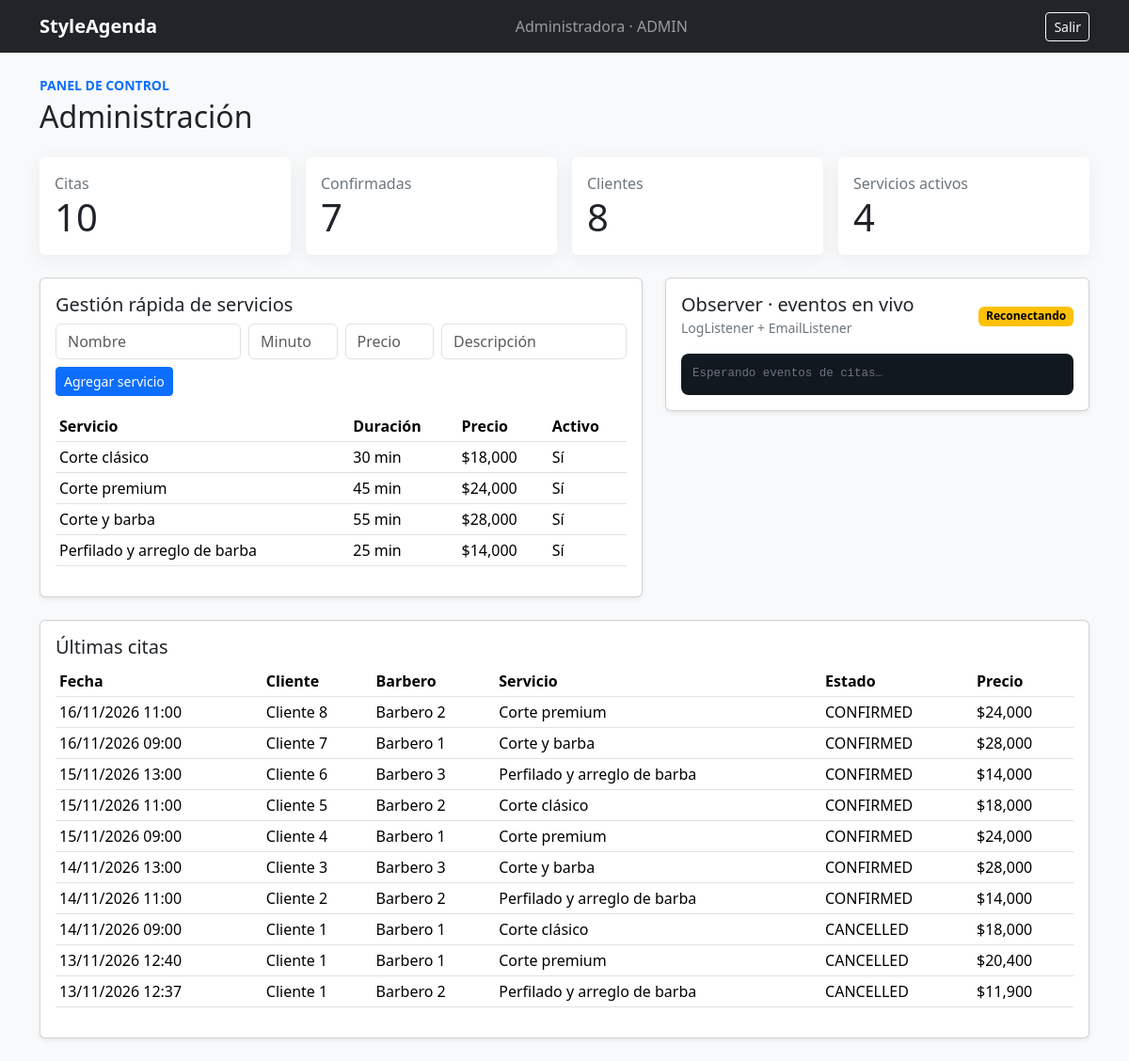
Page /admin/ (signed in) on the committed database.
### app/infrastructure/orm/user_model.py (models this page shows)
class UserModel(Base):
    __tablename__ = "users"
    id: Mapped[int] = mapped_column(primary_key=True)
    name: Mapped[str] = mapped_column(String(120), nullable=False)
    email: Mapped[str] = mapped_column(String(255), unique=True, index=True, nullable=False)
    password_hash: Mapped[str] = mapped_column(String(255), nullable=False)
    role: Mapped[UserRole] = mapped_column(SAEnum(UserRole, native_enum=False), nullable=False)

### app/infrastructure/orm/service_model.py (models this page shows)
class ServiceModel(Base):
    __tablename__ = "services"
    id: Mapped[int] = mapped_column(primary_key=True)
    name: Mapped[str] = mapped_column(String(80), unique=True, nullable=False)
    description: Mapped[str] = mapped_column(String(500), default="", nullable=False)
    duration_minutes: Mapped[int] = mapped_column(Integer, nullable=False)
    base_price: Mapped[float] = mapped_column(Numeric(10, 2), nullable=False)
    active: Mapped[bool] = mapped_column(Boolean, default=True, nullable=False)

### app/infrastructure/orm/appointment_model.py (models this page shows)
class AppointmentModel(Base):
    __tablename__ = "appointments"
    id: Mapped[int] = mapped_column(primary_key=True)
    client_id: Mapped[int] = mapped_column(ForeignKey("users.id"), index=True, nullable=False)
    barber_id: Mapped[int] = mapped_column(ForeignKey("users.id"), index=True, nullable=False)
    service_id: Mapped[int] = mapped_column(ForeignKey("services.id"), nullable=False)
    start_at: Mapped[datetime] = mapped_column(DateTime(timezone=True), index=True, nullable=False)
    end_at: Mapped[datetime] = mapped_column(DateTime(timezone=True), nullable=False)
    price: Mapped[float] = mapped_column(Numeric(10, 2), nullable=False)
    status: Mapped[AppointmentStatus] = mapped_column(
        SAEnum(AppointmentStatus, native_enum=False), default=AppointmentStatus.CONFIRMED,
        index=True, nullable=False,
    )

### app/web/routers/admin_portal.py (the view)
@router.get("/", response_class=HTMLResponse, include_in_schema=False)
def dashboard(request: Request, session: Session = Depends(get_session),
              user: UserModel = Depends(admin_only), message: str | None = None):
    from sqlalchemy.orm import aliased
    Barber = aliased(UserModel)
    rows = session.execute(select(AppointmentModel, ServiceModel, UserModel, Barber).join(
        ServiceModel, AppointmentModel.service_id == ServiceModel.id).join(
        UserModel, AppointmentModel.client_id == UserModel.id).join(
        Barber, AppointmentModel.barber_id == Barber.id).order_by(
        AppointmentModel.start_at.desc()).limit(100)).all()
    appointments = [{"appointment": a, "service": s, "client": c, "barber": b}
                    for a, s, c, b in rows]
    metrics = {"appointments": session.scalar(select(func.count()).select_from(AppointmentModel)) or 0,
        "confirmed": session.scalar(select(func.count()).select_from(AppointmentModel).where(
            AppointmentModel.status == AppointmentStatus.CONFIRMED)) or 0,
        "clients": session.scalar(select(func.count()).select_from(UserModel).where(
            UserModel.role == UserRole.CLIENT)) or 0,
        "services": session.scalar(select(func.count()).select_from(ServiceModel).where(
            ServiceModel.active.is_(True))) or 0}
    services = list(session.scalars(select(ServiceModel).order_by(ServiceModel.name)))
    return templates.TemplateResponse(request, "admin/dashboard.html", {
        "user": user, "appointments": appointments, "metrics": metrics,
        "services": services, "message": message, "events": event_buffer.latest(30)})

### app/web/templates/admin/dashboard.html (shortened to what this page needs)
{% extends "base.html" %}
{% block content %}<p class="text-uppercase text-primary small fw-bold mb-1">Panel de control</p><h1 class="h2 mb-4">Administración</h1>
<div class="row g-3 mb-4">{% for label,value in [('Citas', metrics.appointments),('Confirmadas',metrics.confirmed),('Clientes',metrics.clients),('Servicios activos',metrics.services)] %}<div class="col-6 col-xl-3"><div class="card card-body metric-card"><span class="text-secondary">{{ label }}</span><strong class="display-6">{{ value }}</strong></div></div>{% endfor %}</div>
<div class="row g-4"><div class="col-xl-7"><section class="card card-body shadow-sm"><h2 class="h5">Gestión rápida de servicios</h2><form method="post" action="/admin/services" class="row g-2 mb-3"><div class="col-md-4"><input class="form-control" name="name" placeholder="Nombre" required></div><div class="col-md-2"><input class="form-control" name="duration_minutes" type="number" min="1" placeholder="Minutos" required></div><div class="col-md-2"><input class="form-control" name="base_price" type="number" min="1" step="100" placeholder="Precio" required></div><div class="col-md-4"><input class="form-control" name="description" placeholder="Descripción"></div><div class="col-12"><button class="btn btn-primary btn-sm">Agregar servicio</button></div></form>
<div class="table-responsive"><table class="table table-sm"><thead><tr><th>Servicio</th><th>Duración</th><th>Precio</th><th>Activo</th></tr></thead><tbody>{% for service in services %}<tr><td>{{ service.name }}</td><td>{{ service.duration_minutes }} min</td><td>${{ "{:,.0f}".format(service.base_price) }}</td><td>{{ 'Sí' if service.active else 'No' }}</td></tr>{% endfor %}</tbody></table></div></section></div>
<div class="col-xl-5"><section class="card card-body shadow-sm"><div class="d-flex justify-content-between align-items-center"><div><h2 class="h5 mb-0">Observer · eventos en vivo</h2><small class="text-secondary">LogListener + EmailListener</small></div><span id="live-status" class="badge text-bg-success">Conectando</span></div><div id="event-log" class="event-log mt-3" aria-live="polite">{% for event in events %}<div class="event-line"><time>{{ event.timestamp }}</time> {{ event.message }}</div>{% else %}<div class="text-secondary">Esperando eventos de citas…</div>{% endfor %}</div></section></div></div>
<section class="card card-body shadow-sm mt-4"><h2 class="h5">Últimas citas</h2><div class="table-responsive"><table class="table table-sm align-middle"><thead><tr><th>Fecha</th><th>Cliente</th><th>Barbero</th><th>Servicio</th><th>Estado</th><th>Precio</th></tr></thead><tbody>{% for item in appointments %}<tr><td>{{ item.appointment.start_at.strftime('%d/%m/%Y %H:%M') }}</td><td>{{ item.client.name }}</td><td>{{ item.barber.name }}</td><td>{{ item.service.name }}</td><td>{{ item.appointment.status.value }}</td><td>${{ "{:,.0f}".format(item.appointment.price) }}</td></tr>{% else %}<tr><td colspan="6" class="text-secondary">Sin citas registradas.</td></tr>{% endfor %}</tbody></table></div></section>
{% endblock %}

### app/web/templates/base.html (shortened to what this page needs)
<!doctype html>
<html lang="es">
<head>
  <link href="https://cdn.jsdelivr.net/npm/bootstrap@5.3.3/dist/css/bootstrap.min.css" rel="stylesheet">
  <link href="/static/css/style.css" rel="stylesheet">
</head>
<body class="bg-light">
{% if user is defined %}
<nav class="navbar navbar-expand-lg navbar-dark bg-dark"><div class="container">
  <a class="navbar-brand fw-bold" href="/">StyleAgenda</a>
  <span class="navbar-text me-3">{{ user.name }} · {{ user.role.value }}</span>
  <form method="post" action="/auth/logout"><button class="btn btn-outline-light btn-sm">Salir</button></form>
</div></nav>
{% endif %}
<main class="container py-4">{% block content %}{% endblock %}</main>
</body></html>

### app/static/css/style.css (style rules this page uses)
body { color: #20242a; }
.service-card, .metric-card { border: 0; box-shadow: 0 4px 20px rgba(25, 35, 45, .06); }
.event-log { max-height: 360px; overflow-y: auto; background: #111820; border-radius: .5rem; padding: .75rem; color: #d7e2ec; font: .78rem/1.55 ui-monospace, SFMono-Regular, Menlo, monospace; }

### rows in the picture
UserModel: name "Administradora", role.value "ADMIN"
ServiceModel: name "Corte clásico", duration_minutes "30", base_price "18,000", active "Sí", service.name "Corte clásico" "Corte clásico"
ServiceModel: name "Corte premium", duration_minutes "45", base_price "24,000", active "Sí", service.name "Corte premium" "Corte premium" "Corte premium"
ServiceModel: name "Corte y barba", duration_minutes "55", base_price "28,000", active "Sí", service.name "Corte y barba" "Corte y barba"
ServiceModel: name "Perfilado y arreglo de barba", duration_minutes "25", base_price "14,000", active "Sí", service.name "Perfilado y arreglo de barba" "Perfilado y arreglo de barba" "Perfilado y arreglo de barba"
AppointmentModel: appointment.start_at "16/11/2026 11:00", appointment.status.value "CONFIRMED", appointment.price "24,000"
UserModel: client.name "Cliente 8"
UserModel: barber.name "Barbero 2" "Barbero 2" "Barbero 2" "Barbero 2"
AppointmentModel: appointment.start_at "16/11/2026 09:00", appointment.status.value "CONFIRMED", appointment.price "28,000"
UserModel: client.name "Cliente 7"
UserModel: barber.name "Barbero 1" "Barbero 1" "Barbero 1" "Barbero 1"
AppointmentModel: appointment.start_at "15/11/2026 13:00", appointment.status.value "CONFIRMED", appointment.price "14,000"
UserModel: client.name "Cliente 6"
UserModel: barber.name "Barbero 3" "Barbero 3"
AppointmentModel: appointment.start_at "15/11/2026 11:00", appointment.status.value "CONFIRMED", appointment.price "18,000"
UserModel: client.name "Cliente 5"
AppointmentModel: appointment.start_at "15/11/2026 09:00", appointment.status.value "CONFIRMED", appointment.price "24,000"
UserModel: client.name "Cliente 4"
AppointmentModel: appointment.start_at "14/11/2026 13:00", appointment.status.value "CONFIRMED", appointment.price "28,000"
UserModel: client.name "Cliente 3"
AppointmentModel: appointment.start_at "14/11/2026 11:00", appointment.status.value "CONFIRMED", appointment.price "14,000"
UserModel: client.name "Cliente 2"
AppointmentModel: appointment.start_at "14/11/2026 09:00", appointment.status.value "CANCELLED", appointment.price "18,000"
UserModel: client.name "Cliente 1" "Cliente 1" "Cliente 1"
AppointmentModel: appointment.start_at "13/11/2026 12:40", appointment.status.value "CANCELLED", appointment.price "20,400"
AppointmentModel: appointment.start_at "13/11/2026 12:37", appointment.status.value "CANCELLED", appointment.price "11,900"

### other values in the picture
{{ label }} "Citas" "Confirmadas" "Clientes" "Servicios activos"
{{ value }} "10" "7" "8" "4"
